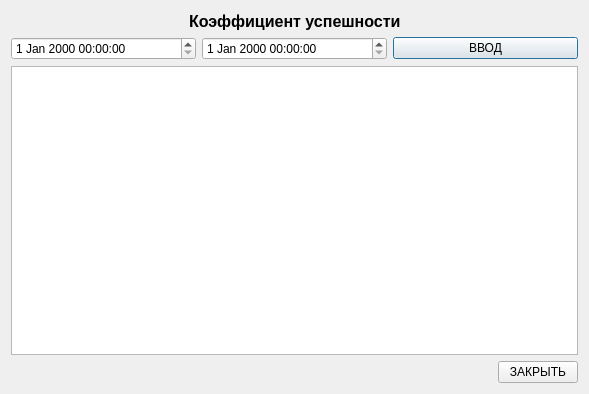
<?xml version="1.0" encoding="UTF-8"?>
<ui version="4.0">
 <class>DialogSuccess</class>
 <widget class="QDialog" name="DialogSuccess">
  <property name="geometry">
   <rect>
    <x>0</x>
    <y>0</y>
    <width>589</width>
    <height>394</height>
   </rect>
  </property>
  <property name="windowTitle">
   <string>DialogSuccess</string>
  </property>
  <layout class="QVBoxLayout" name="verticalLayout">
   <item>
    <layout class="QHBoxLayout" name="horizontalLayout">
     <item>
      <spacer name="horizontalSpacer">
       <property name="orientation">
        <enum>Qt::Horizontal</enum>
       </property>
       <property name="sizeHint" stdset="0">
        <size>
         <width>40</width>
         <height>20</height>
        </size>
       </property>
      </spacer>
     </item>
     <item>
      <widget class="QLabel" name="label">
       <property name="font">
        <font>
         <pointsize>12</pointsize>
         <weight>75</weight>
         <bold>true</bold>
        </font>
       </property>
       <property name="text">
        <string>Коэффициент успешности</string>
       </property>
      </widget>
     </item>
     <item>
      <spacer name="horizontalSpacer_2">
       <property name="orientation">
        <enum>Qt::Horizontal</enum>
       </property>
       <property name="sizeHint" stdset="0">
        <size>
         <width>40</width>
         <height>20</height>
        </size>
       </property>
      </spacer>
     </item>
    </layout>
   </item>
   <item>
    <layout class="QHBoxLayout" name="horizontalLayout_3">
     <item>
      <widget class="QDateTimeEdit" name="fromDateTimeEdit"/>
     </item>
     <item>
      <widget class="QDateTimeEdit" name="toDateTimeEdit"/>
     </item>
     <item>
      <widget class="QPushButton" name="enterButton">
       <property name="text">
        <string>ВВОД</string>
       </property>
      </widget>
     </item>
    </layout>
   </item>
   <item>
    <widget class="QTableWidget" name="tableWidget"/>
   </item>
   <item>
    <layout class="QHBoxLayout" name="horizontalLayout_2">
     <item>
      <spacer name="horizontalSpacer_3">
       <property name="orientation">
        <enum>Qt::Horizontal</enum>
       </property>
       <property name="sizeHint" stdset="0">
        <size>
         <width>40</width>
         <height>20</height>
        </size>
       </property>
      </spacer>
     </item>
     <item>
      <widget class="QPushButton" name="closeButton">
       <property name="text">
        <string>ЗАКРЫТЬ</string>
       </property>
      </widget>
     </item>
    </layout>
   </item>
  </layout>
 </widget>
 <layoutdefault spacing="6" margin="11"/>
 <resources/>
 <connections>
  <connection>
   <sender>closeButton</sender>
   <signal>clicked()</signal>
   <receiver>DialogSuccess</receiver>
   <slot>reject()</slot>
   <hints>
    <hint type="sourcelabel">
     <x>317</x>
     <y>368</y>
    </hint>
    <hint type="destinationlabel">
     <x>231</x>
     <y>374</y>
    </hint>
   </hints>
  </connection>
  <connection>
   <sender>enterButton</sender>
   <signal>clicked()</signal>
   <receiver>DialogSuccess</receiver>
   <slot>EnterClicked()</slot>
   <hints>
    <hint type="sourcelabel">
     <x>292</x>
     <y>48</y>
    </hint>
    <hint type="destinationlabel">
     <x>324</x>
     <y>51</y>
    </hint>
   </hints>
  </connection>
 </connections>
 <slots>
  <slot>EnterClicked()</slot>
 </slots>
</ui>
